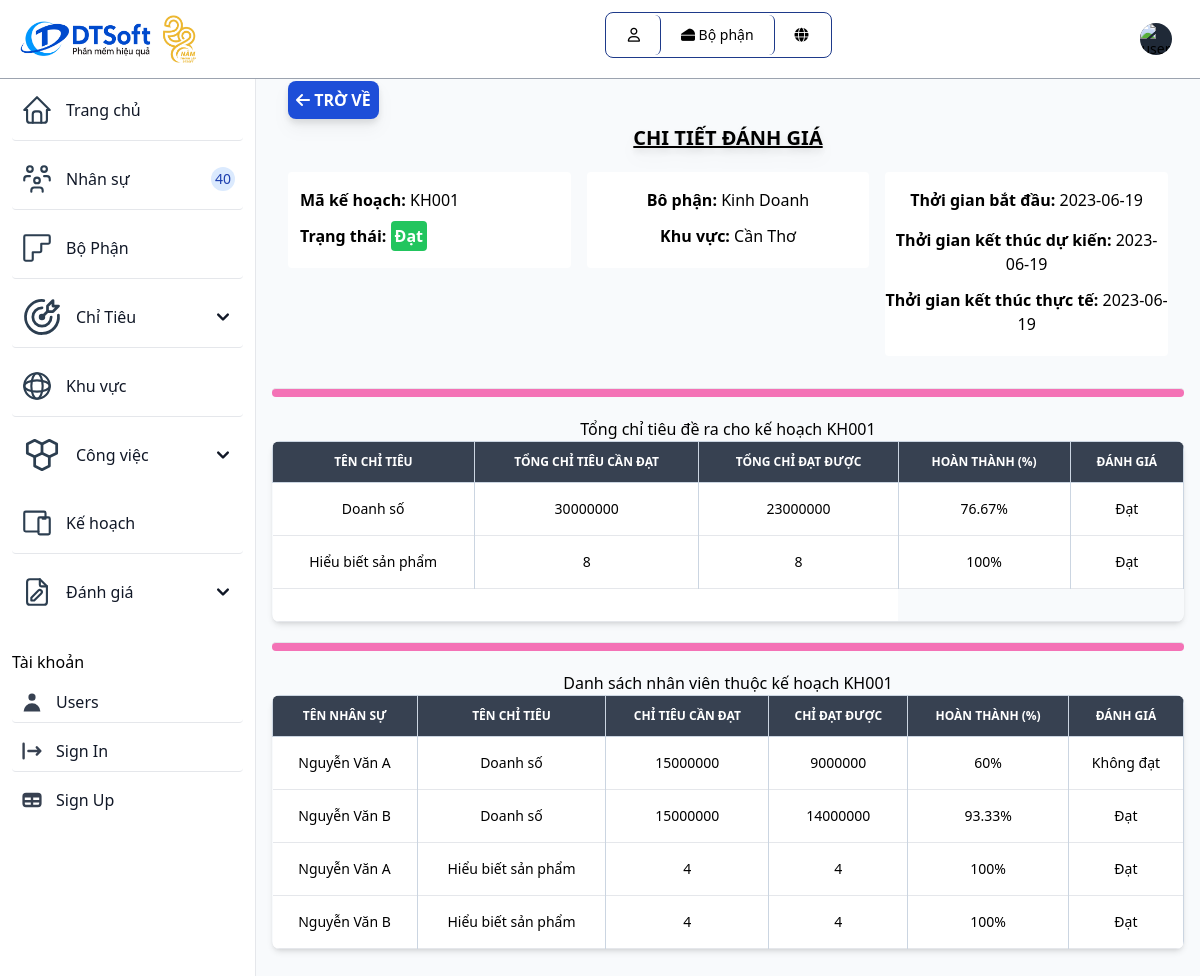
Before: /chitietdanhgia.php?id=KH001 with the older database file.
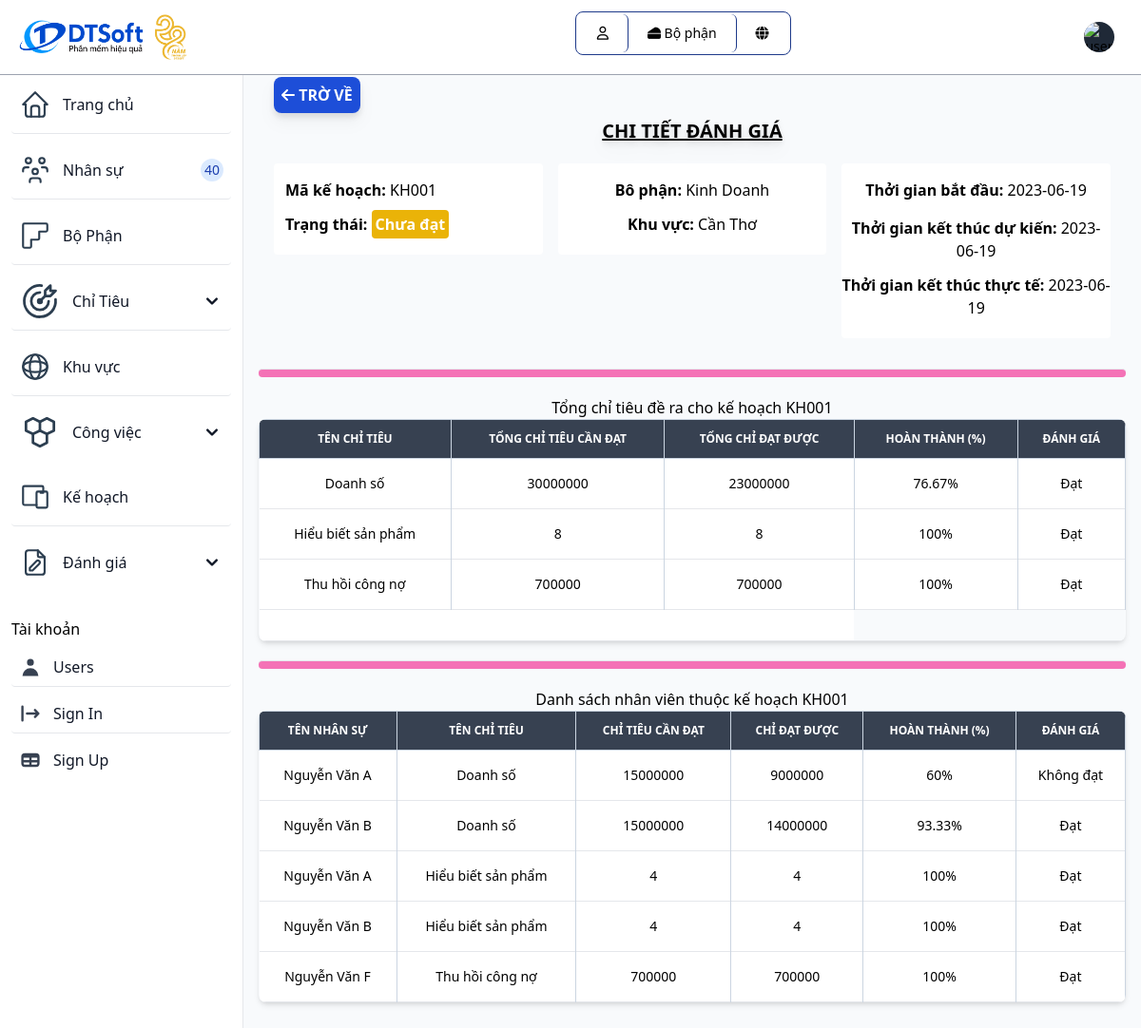
After: the same page with the newer database file.
### tables this page shows
CREATE TABLE `theodoikehoach` (
  `id` int(11) NOT NULL,
  `id_nguoidung` varchar(10) NOT NULL,
  `id_chitieu` varchar(10) NOT NULL,
  `id_kehoachgiaoviec` varchar(10) NOT NULL,
  `chitieucandat` int(255) NOT NULL,
  `chitieudatduoc` int(255) NOT NULL
);

CREATE TABLE `nguoidung` (
  `id_nguoidung` varchar(10) NOT NULL,
  `id_bophan` varchar(10) NOT NULL,
  `id_vaitro` varchar(10) NOT NULL,
  `id_khuvuc` varchar(10) NOT NULL,
  `tennguoidung` varchar(255) NOT NULL,
  `sdt` varchar(20) NOT NULL,
  `diachi` varchar(255) NOT NULL,
  `email` varchar(255) NOT NULL,
  `password` varchar(255) NOT NULL,
  `ngaysinh` varchar(20) NOT NULL,
  `gioitinh` varchar(255) NOT NULL
);

CREATE TABLE `chitieu` (
  `id_chitieu` varchar(10) NOT NULL,
  `tenchitieu` varchar(255) NOT NULL
);

### chitietdanhgia.php (the view, shortened to what the changed rows need)
<?php
include "inc/header.php";
include "db/database.php";
$id_nd = $_SESSION['id_nguoidung'];
$id_vt = $_SESSION['id_vaitro'];
?>
<?php
if (!isset($_GET['id']) || $_GET['id'] == NULL) {
    echo "Lỗi rồi";
} else {
    $id = $_GET['id'];
}
$sql = "SELECT * FROM kehoachgiaoviec WHERE  id_kehoachgiaoviec = '$id'";
?>
<div class="p-4 sm:ml-64">
    <div class="p-4 mt-14">
        <div class="grid grid-cols-3 gap-4 mb-4">
            <div class="items-center justify-center h-24 rounded bg-white">
                <p class="text-base ml-3"><b>Trạng thái:</b>
                    <?php
                        $result_trangthai = mysqli_query($ketnoi, $sql);
                        $row_trangthai = mysqli_fetch_array($result_trangthai);
                        $trangthaidanhgia = $row_trangthai["trangthai"];
                        if ($trangthaidanhgia=='Không đạt') {
                            echo '<span class="bg-red-500 rounded p-1 text-white font-bold">Không đạt</span>';
                        } else if($trangthaidanhgia=='Đạt') {
                            echo '<span class="bg-green-500 rounded p-1 text-white font-bold">Đạt</span>';
                        } else if($trangthaidanhgia=='Chưa đạt') {
                            echo '<span class="bg-yellow-500 rounded p-1 text-white font-bold">Chưa đạt</span>';
                        } else {
                            echo '<span class="bg-red-500 rounded p-1 text-white font-bold">Chưa đánh giá</span>';
                        }
                    ?>
                </p>
            </div>
        </div>
    </div>
    <div class="mb-4 mt-5">
        <div class="relative overflow-x-auto shadow-md sm:rounded-lg">
            <table class="w-full text-sm text-gray-500 dark:text-gray-400">
                <thead class="text-xs text-white uppercase bg-gray-700">
                    <tr>
                        <th class="px-3 py-3 border border-slate-300">
                            Tên chỉ tiêu
                        </th>
                        <th class="px-3 py-3 border border-slate-300">
                            Tổng chỉ tiêu cần đạt
                        </th>
                        <th class="px-3 py-3 border border-slate-300">
                            Tổng chỉ đạt được
                        </th>
                        <th class="px-3 py-3 border border-slate-300">
                            Hoàn thành (%)
                        </th>
                        <th class="px-3 py-3 border border-slate-300">
                            Đánh giá
                        </th>
                    </tr>
                </thead>
                <tbody class="text-black text-center">
                <?php
                    $sql2 = "SELECT chitieu.tenchitieu, SUM(theodoikehoach.chitieudatduoc) AS tongchitieuđatuoc, SUM(theodoikehoach.chitieucandat) AS tongchitieucandat
                    FROM theodoikehoach
                    INNER JOIN chitieu ON theodoikehoach.id_chitieu = chitieu.id_chitieu
                    WHERE theodoikehoach.id_kehoachgiaoviec = '" . $id . "'
                    GROUP BY chitieu.tenchitieu";
                    $result2 = mysqli_query($ketnoi, $sql2);
                    while ($row2 = mysqli_fetch_array($result2)) {
                        $tenchitieu = $row2["tenchitieu"];
                        $tongchitieuđatuoc = $row2["tongchitieuđatuoc"];
                        $tongchitieucandat = $row2["tongchitieucandat"];
                ?>
                <tr class="bg-white border-b dark:border-gray-700 hover:bg-gray-50">
                    <td class="px-3 py-4 text-black border-r border-slate-300">
                        <?php echo $tenchitieu ?>
                    </td>
                    <td class="px-3 py-4 font-medium whitespace-nowrap border-r border-slate-300">
                        <?php echo $tongchitieucandat ?>
                    </td>
                    <td class="px-3 py-4 font-medium whitespace-nowrap border-r border-slate-300">
                        <?php
                        if ($tongchitieuđatuoc) {
                            echo $tongchitieuđatuoc;
                        } else echo "Chưa báo cáo";
                        ?>
                    </td>
                    <td class="px-3 py-4 font-medium whitespace-nowrap border-r border-slate-300">
                        <?php
                        if ($tongchitieuđatuoc) {
                            $phanTramHoanThanh = ($tongchitieuđatuoc / $tongchitieucandat) * 100;
                            echo round($phanTramHoanThanh, 2) . "%";
                        } else echo "--";
                        ?>
                    </td>
                    <td class="px-3 py-4 font-medium whitespace-nowrap border-r border-slate-300">
                        <?php
                        if ($tongchitieuđatuoc) {
                            if ($phanTramHoanThanh >= 75) echo "Đạt";
                            else if ($phanTramHoanThanh < 75) echo "Không đạt";
                            else echo "Chưa đạt";
                        } else echo "--";
                        ?>
                    </td>
                </tr>
                <?php
                    }
                ?>
                </tbody>
            </table>
        </div>
        <div class="mb-4 mt-5">
            <div class="relative overflow-x-auto shadow-md sm:rounded-lg">
                <table class="w-full text-sm text-gray-500 dark:text-gray-400">
                    <thead class="text-xs text-white uppercase bg-gray-700">
                        <tr>
                            <th class="px-3 py-3 border border-slate-300">
                                Tên nhân sự
                            </th>
                            <th class="px-3 py-3 border border-slate-300">
                                Tên chỉ tiêu
                            </th>
                            <th class="px-3 py-3 border border-slate-300">
                                Chỉ tiêu cần đạt
                            </th>
                            <th class="px-3 py-3 border border-slate-300">
                                Chỉ đạt được
                            </th>
                            <th class="px-3 py-3 border border-slate-300">
                                Hoàn thành (%)
                            </th>
                            <th class="px-3 py-3 border border-slate-300">
                                Đánh giá
                            </th>
                        </tr>
                    </thead>
                    <tbody class="text-black text-center">
                        <?php
                        if ($id_vt == "NS") {
                            $condition = "id_nguoidung = '" . $id_nd . "'";
                        } elseif ($id_vt == "QLBP") {
                            $condition = "";
                        } else {
                            $condition = "";
                        }
                        $sql3 = "SELECT * FROM theodoikehoach";
                        if (!empty($condition)) {
                            $sql3 .= " WHERE id_kehoachgiaoviec = '" . $id . "' AND $condition";
                        } else {
                            $sql3 .= " WHERE id_kehoachgiaoviec = '" . $id . "'";
                        }
                        $result3 = mysqli_query($ketnoi, $sql3);
                        while ($row3 = mysqli_fetch_array($result3)) {
                            $id_nguoidung = $row3["id_nguoidung"];
                            $id_chitieu = $row3["id_chitieu"];
                            $chitieudatduoc = $row3["chitieudatduoc"];
                            $chitieucandat = $row3["chitieucandat"];
                            $sql_nguoidung = "SELECT * FROM `nguoidung` WHERE `id_nguoidung` = '" . $id_nguoidung . "'";
                            $result_nguoidung = mysqli_query($ketnoi, $sql_nguoidung);
                            $row_nguoidung = mysqli_fetch_array($result_nguoidung);
                            $tennguoidung = $row_nguoidung["tennguoidung"];
                            $sql_chitieu = "SELECT * FROM `chitieu` WHERE `id_chitieu` = '" . $id_chitieu . "'";
                            $result_chitieu = mysqli_query($ketnoi, $sql_chitieu);
                            $row3_chitieu = mysqli_fetch_array($result_chitieu);
                            $tenchitieu = $row3_chitieu["tenchitieu"];
                        ?>
                            <tr class="bg-white border-b dark:border-gray-700 hover:bg-gray-50">
                                <td class="px-3 py-4 text-black border-r border-slate-300">
                                    <?php echo $tennguoidung ?>
                                </td>
                                <td class="px-3 py-4 text-black border-r border-slate-300">
                                    <?php echo $tenchitieu ?>
                                </td>
                                <td class="px-3 py-4 font-medium whitespace-nowrap border-r border-slate-300">
                                    <?php echo $chitieucandat ?>
                                </td>
                                <td class="px-3 py-4 font-medium whitespace-nowrap border-r border-slate-300">
                                    <?php
                                    if ($chitieudatduoc) {
                                        echo $chitieudatduoc;
                                    } else echo "Chưa báo cáo";
                                    ?>
                                </td>
                                <td class="px-3 py-4 font-medium whitespace-nowrap border-r border-slate-300">
                                    <?php
                                    if ($chitieudatduoc) {
                                        $phanTramHoanThanh = ($chitieudatduoc / $chitieucandat) * 100;
                                        echo round($phanTramHoanThanh, 2) . "%";
                                    } else echo "--";
                                    ?>
                                </td>
                                <td class="px-3 py-4 font-medium whitespace-nowrap border-r border-slate-300">
                                    <?php
                                    if ($chitieudatduoc) {
                                        if ($phanTramHoanThanh >= 75) echo "Đạt";
                                        else if ($phanTramHoanThanh < 75) echo "Không đạt";
                                        else echo "Chưa đạt";
                                    } else echo "--";
                                    ?>
                                </td>
                            </tr>
                        <?php } ?>
                    </tbody>
                </table>
            </div>
        </div>
    </div>
</div>
</body>
</html>

Changed rows visible on the page:
changed kehoachgiaoviec: trangthai "Đạt" → "Chưa đạt" (drawn)
added theodoikehoach: id_nguoidung.tennguoidung "Nguyễn Văn F", id_chitieu.tenchitieu "Thu hồi công nợ", chitieucandat "700000", chitieudatduoc "700000", phanTramHoanThanh "100", shows "Đạt"
Other visible differences:
text no longer shown: "Đạt"
text now shown: "Chưa đạt"
new list line: "Thu hồi công nợ 700000 700000 100 % Đạt"
